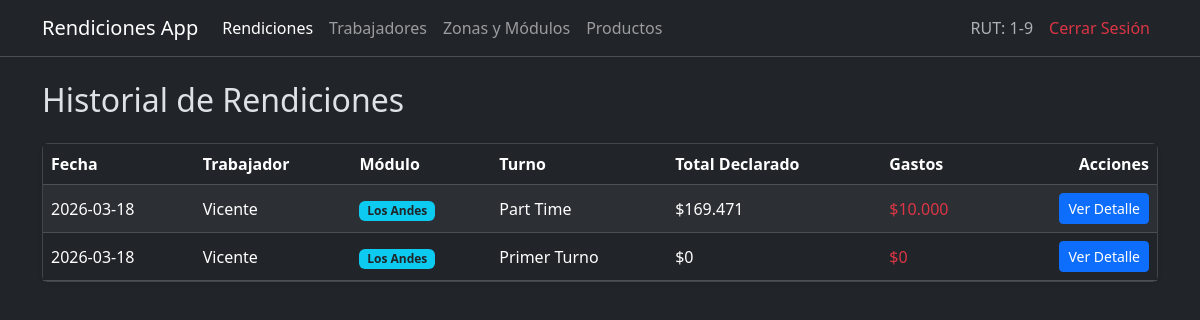
Screenshot of /admin/rendiciones (signed in) with the database file from the repository.
### tables this page shows
CREATE TABLE rendiciones
                 (id INTEGER PRIMARY KEY AUTOINCREMENT,
                  worker_id INTEGER NOT NULL,
                  modulo_id INTEGER NOT NULL,
                  fecha DATE NOT NULL,
                  turno TEXT NOT NULL,
                  venta_tarjeta INTEGER DEFAULT 0,
                  venta_mp INTEGER DEFAULT 0,
                  venta_efectivo INTEGER DEFAULT 0,
                  gastos INTEGER DEFAULT 0,
                  observaciones TEXT,
                  FOREIGN KEY (worker_id) REFERENCES workers(id),
                  FOREIGN KEY (modulo_id) REFERENCES modulos(id));

CREATE TABLE workers
                 (id INTEGER PRIMARY KEY AUTOINCREMENT,
                  rut TEXT UNIQUE NOT NULL,
                  name TEXT NOT NULL,
                  phone TEXT NOT NULL,
                  password_hash TEXT NOT NULL,
                  is_admin BOOLEAN DEFAULT 0,
                  modulo_id INTEGER,
                  FOREIGN KEY (modulo_id) REFERENCES modulos(id));

CREATE TABLE modulos
                 (id INTEGER PRIMARY KEY AUTOINCREMENT,
                  zona_id INTEGER NOT NULL,
                  name TEXT NOT NULL,
                  FOREIGN KEY (zona_id) REFERENCES zonas(id));

### app.py (the view)
@app.route('/admin/rendiciones')
@admin_required
def admin_rendiciones():
    conn = sqlite3.connect(DB_NAME)
    c = conn.cursor()
    c.execute('''
        SELECT r.id, r.fecha, w.name, m.name, r.turno,
               (r.venta_tarjeta + r.venta_mp + r.venta_efectivo) as total_declarado,
               r.gastos
        FROM rendiciones r
        JOIN workers w ON r.worker_id = w.id
        JOIN modulos m ON r.modulo_id = m.id
        ORDER BY r.fecha DESC, r.id DESC
    ''')
    rendiciones = c.fetchall()
    conn.close()
    return render_template('admin_rendiciones.html', rendiciones=rendiciones)

### app.py (called while the page is built)
def admin_required(f):
    @wraps(f)
    def decorated_function(*args, **kwargs):
        if 'user_id' not in session or not session.get('is_admin'):
            flash("Acceso denegado. Se requieren permisos de administrador.", "danger")
            return redirect(url_for('login'))
        return f(*args, **kwargs)
    return decorated_function

### templates/admin_rendiciones.html
{% extends "base.html" %}
{% block content %}
<h2 class="mb-4">Historial de Rendiciones</h2>
<div class="card shadow-sm">
    <div class="card-body p-0">
        <table class="table table-striped table-hover mb-0">
            <thead class="table-dark">
                <tr>
                    <th>Fecha</th>
                    <th>Trabajador</th>
                    <th>Módulo</th>
                    <th>Turno</th>
                    <th>Total Declarado</th>
                    <th>Gastos</th>
                    <th class="text-end">Acciones</th>
                </tr>
            </thead>
            <tbody>
                {% for r in rendiciones %}
                <tr>
                    <td class="align-middle">{{ r[1] }}</td>
                    <td class="align-middle">{{ r[2] }}</td>
                    <td class="align-middle"><span class="badge bg-info text-dark">{{ r[3] }}</span></td>
                    <td class="align-middle">{{ r[4] }}</td>
                    <td class="align-middle">${{ "{:,.0f}".format(r[5]).replace(',', '.') }}</td>
                    <td class="align-middle text-danger">${{ "{:,.0f}".format(r[6]).replace(',', '.') }}</td>
                    <td class="text-end">
                        <a href="{{ url_for('view_rendicion', id=r[0]) }}" class="btn btn-sm btn-primary">Ver Detalle</a>
                    </td>
                </tr>
                {% else %}
                <tr>
                    <td colspan="7" class="text-center py-4 text-muted">Aún no hay rendiciones enviadas.</td>
                </tr>
                {% endfor %}
            </tbody>
        </table>
    </div>
</div>
{% endblock %}

### rows the page displays
rendiciones: fecha "2026-03-18", name "Vicente", name "Los Andes", turno "Part Time", value "169.471", gastos "10.000"
rendiciones: fecha "2026-03-18", name "Vicente", name "Los Andes", turno "Primer Turno", value "0", gastos "0"

### other values shown
{{ session.get('rut', 'Admin') }} "1-9"
